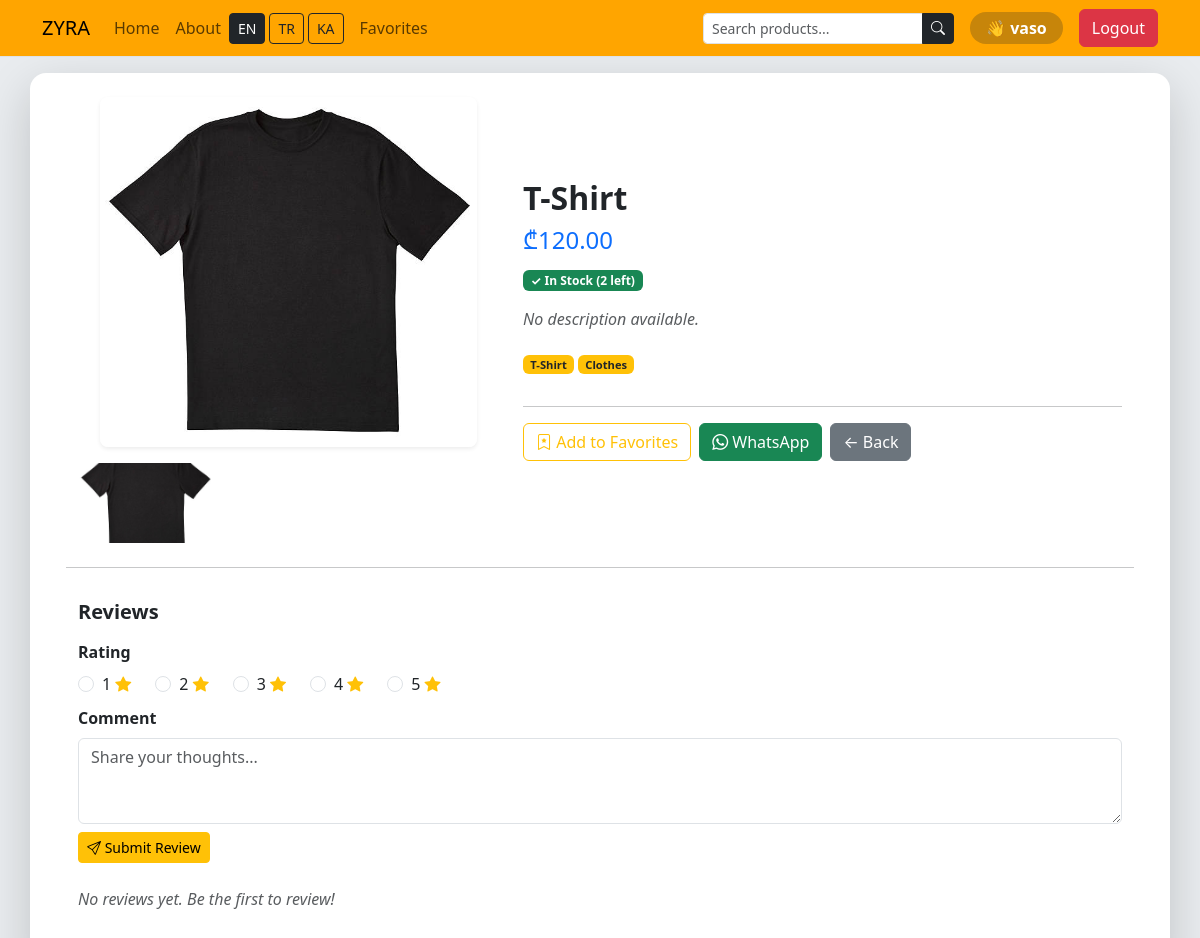
Page /view_product/7 (signed in) on the committed database.
### src/models/user.py (models this page shows, shortened)
class User(BaseModel, UserMixin):
    __tablename__ = 'users'
    id = db.Column(db.Integer, primary_key=True)
    username = db.Column(db.String(64), unique=True, nullable = False)
    role = db.Column(db.String(24))
    _password = db.Column(db.String, nullable = False)
    products = db.relationship("Product", back_populates="users", secondary = "favorites")
    @property
    def password(self):
        return self._password

### src/models/product.py (models this page shows, shortened)
class Product(BaseModel):
    __tablename__ = 'products'
    id = db.Column(db.Integer, primary_key=True)
    name = db.Column(db.String)
    price = db.Column(db.Float)
    img = db.Column(db.String)
    description = db.Column(db.Text, nullable=True)
    stock = db.Column(db.Integer, default=0)
    category = db.relationship('Category', secondary='product_categories', back_populates='products')
    users = db.relationship("User", back_populates="products", secondary="favorites")
    images = db.relationship('Image', back_populates='product', cascade='all, delete-orphan')

### src/models/image.py (models this page shows)
class Image(BaseModel):
    __tablename__ = 'images'
    id = db.Column(db.Integer, primary_key=True)
    product_id = db.Column(db.Integer, db.ForeignKey('products.id', name='fk_productimage_product', ondelete='CASCADE'), nullable=False)
    img = db.Column(db.String, nullable=False)
    product = db.relationship('Product', back_populates='images')

### src/models/category.py (models this page shows, shortened)
class Category(BaseModel):
    __tablename__ = 'categories'
    id = db.Column(db.Integer, primary_key=True)
    name = db.Column(db.String, nullable=False, unique=True)
    name_tr = db.Column(db.String, nullable=True)
    name_ka = db.Column(db.String, nullable=True)
    products = db.relationship('Product', secondary='product_categories', back_populates='category')

### src/views/product/routes.py (the view)
@product_blueprint.route('/view_product/<int:product_id>', methods=['GET'])
@login_required
def view_product(product_id):
    product = Product.query.get_or_404(product_id)
    is_favorited = False
    if current_user.is_authenticated:
        is_favorited = Favorite.query.filter_by(
            user_id=current_user.id,
            product_id=product_id
        ).first() is not None
    reviews = Review.query.filter_by(product_id=product_id).order_by(Review.created_at.desc()).all()
    user_reviewed = False
    if current_user.is_authenticated:
        user_reviewed = Review.query.filter_by(
            user_id=current_user.id,
            product_id=product_id
        ).first() is not None
    avg_rating = 0
    if reviews:
        avg_rating = round(sum(r.rating for r in reviews) / len(reviews), 1)
    return render_template(
        "product/view_product.html",
        product=product,
        is_favorited=is_favorited,
        reviews=reviews,
        user_reviewed=user_reviewed,
        avg_rating=avg_rating
    )

### src/__init__.py (called while the page is built)
def get_locale():
    return session.get('lang', 'en')

def register_extensions(app):
    babel.init_app(app, locale_selector=get_locale)
    db.init_app(app)
    migrate.init_app(app, db)
    login_manager.init_app(app)
    login_manager.login_view = 'auth.login'
    @login_manager.user_loader
    def load_user(id):
        return User.query.get(id)
    admin.init_app(app)
    admin.add_view(ProductView(Product, db.session))
    admin.add_view(SecureModelView(User, db.session))
    admin.add_view(CategoryView(Category, db.session))
    csrf.init_app(app)

### src/templates/product/view_product.html (shortened to what this page needs)
{% extends "layouts/base.html" %}
{% block content %}
    <div class="container-md bg-white py-4 px-5 shadow-lg rounded-4 mt-3">
        <div class="row g-4">
            <div class="col-md-5 text-center">
                {% if product.img %}
                    <img id="mainImage" src="/static/upload/{{ product.img }}"
                         class="img-fluid rounded-3 shadow-sm"
                         style="max-height: 350px; object-fit: contain;"
                         alt="{{ product.name }}">
                {% else %}
                    <div class="d-flex align-items-center justify-content-center bg-light rounded-3"
                         style="height: 350px;">
                        <i class="bi bi-image text-muted" style="font-size: 5rem;"></i>
                    </div>
                {% endif %}
                {% if product.images %}
                    <div class="row g-2 mt-2">
                        {% for image in product.images %}
                            <div class="col-4">
                                <img src="/static/upload/{{ image.img }}"
                                     class="img-fluid rounded-3"
                                     style="height: 80px; width: 100%; object-fit: cover; cursor: pointer;"
                                     onclick="document.getElementById('mainImage').src=this.src"
                                     alt="{{ _('Product image') }}">
                            </div>
                        {% endfor %}
                    </div>
                {% endif %}
            </div>
            <div class="col-md-7 d-flex flex-column justify-content-center">
                <h2 class="fw-bold mb-2">{{ product.name }}</h2>
                <h4 class="text-primary mb-3">₾{{ "%.2f"|format(product.price) }}</h4>
                {% if product.stock is not none %}
                    {% if product.stock > 0 %}
                        <span class="badge bg-success mb-3" style="width: fit-content;">
                            ✓ {{ _('In Stock') }} ({{ product.stock }} {{ _('left') }})
                        </span>
                    {% else %}
                        <span class="badge bg-danger mb-3" style="width: fit-content;">
                            ✗ {{ _('Out of Stock') }}
                        </span>
                    {% endif %}
                {% endif %}
                {% if product.description %}
                    <p class="text-muted mb-4">{{ product.description }}</p>
                {% else %}
                    <p class="text-muted fst-italic mb-4">{{ _('No description available.') }}</p>
                {% endif %}
                {% set lang = session.get('lang', 'en') %}
                <div class="d-flex flex-wrap gap-1 mb-3">
                    {% for category in product.category %}
                        <span class="badge bg-warning text-dark" style="font-size: 0.7rem;">
            {% if lang == 'tr' and category.name_tr %}
                {{ category.name_tr }}
            {% elif lang == 'ka' and category.name_ka %}
                {{ category.name_ka }}
            {% else %}
                {{ category.name }}
            {% endif %}
        </span>
                    {% endfor %}
                </div>
                <hr>
                <div class="d-flex gap-2 flex-wrap">
                    {% if current_user.is_authenticated and current_user.role != 'admin' %}
                        {% if is_favorited %}
                            <a href="/remove_favorite/{{ product.id }}"
                               class="btn btn-outline-danger">
                                <i class="bi bi-bookmark-x-fill"></i> {{ _('Remove from Favorites') }}
                            </a>
                        {% else %}
                            <a href="/add_favorite/{{ product.id }}"
                               class="btn btn-outline-warning">
                                <i class="bi bi-bookmark-star"></i> {{ _('Add to Favorites') }}
                            </a>
                        {% endif %}
                        <a href="https://wa.me/995555261533?text=Salam%2C%20%22{{ product.name | urlencode }}%22%20%C3%BCr%C3%BCn%C3%BCyle%20ilgileniyorum%20(%24{{ '%.2f' | format(product.price) }}).%20Bilgi%20alabilir%20miyim%3F"
                           class="btn btn-success" target="_blank">
                            <i class="bi bi-whatsapp"></i> WhatsApp
                        </a>
                    {% endif %}
                    <a href="{{ url_for('main.index') }}" class="btn btn-secondary">
                        ← {{ _('Back') }}
                    </a>
                </div>
            </div>
            <hr class="mt-4">
            <div class="mt-3 mb-4">
                <h5 class="fw-bold mb-3">{{ _('Reviews') }}</h5>
                {% if current_user.is_authenticated and current_user.role != 'admin' %}
                    {% if not user_reviewed %}
                        <form method="POST" action="/add_review/{{ product.id }}" class="mb-4">
                            <div class="mb-2">
                                <label class="form-label fw-semibold">{{ _('Rating') }}</label>
                                <div class="d-flex gap-2">
                                    {% for i in range(1, 6) %}
                                        <div class="form-check form-check-inline">
                                            <input class="form-check-input" type="radio"
                                                   name="rating" id="star{{ i }}" value="{{ i }}" required>
                                            <label class="form-check-label" for="star{{ i }}">
                                                {{ i }} <i class="bi bi-star-fill text-warning"></i>
                                            </label>
                                        </div>
                                    {% endfor %}
                                </div>
                            </div>
                            <div class="mb-2">
                                <label class="form-label fw-semibold">{{ _('Comment') }}</label>
                                <textarea name="comment" class="form-control" rows="3"
                                          placeholder="{{ _('Share your thoughts...') }}"></textarea>
                            </div>
                            <button type="submit" class="btn btn-warning btn-sm">
                                <i class="bi bi-send"></i> {{ _('Submit Review') }}
                            </button>
                        </form>
                    {% else %}
                        <p class="text-muted fst-italic mb-4">{{ _('You have already reviewed this product.') }}</p>
                    {% endif %}
                {% endif %}
                {% if reviews %}
                    {% for review in reviews %}
                        <div class="border rounded-3 p-3 mb-2 bg-light">
                            <div class="d-flex justify-content-between align-items-start">
                                <div>
                                    <span class="fw-semibold">{{ review.user.username }}</span>
                                    <span class="ms-2">
                                        {% for i in range(1, 6) %}
                                            {% if i <= review.rating %}
                                                <i class="bi bi-star-fill text-warning"></i>
                                            {% else %}
                                                <i class="bi bi-star text-warning"></i>
                                            {% endif %}
                                        {% endfor %}
                                    </span>
                                    <span class="text-muted small ms-2">
                                        {{ review.created_at.strftime('%d %b %Y') }}
                                    </span>
                                </div>
                                {% if current_user.is_authenticated %}
                                    {% if review.user_id == current_user.id or current_user.role == 'admin' %}
                                        <a href="/delete_review/{{ review.id }}"
                                           class="btn btn-outline-danger btn-sm">
                                            <i class="bi bi-trash"></i>
                                        </a>
                                    {% endif %}
                                {% endif %}
                            </div>
                            {% if review.comment %}
                                <p class="mt-2 mb-0 text-muted">{{ review.comment }}</p>
                            {% endif %}
                        </div>
                    {% endfor %}
                {% else %}
                    <p class="text-muted fst-italic">{{ _('No reviews yet. Be the first to review!') }}</p>
                {% endif %}
            </div>
        </div>
    </div>
{% endblock %}

### src/templates/layouts/navbar.html (shortened to what this page needs)
{% from "macros.html" import create_navlink %}
<nav class="navbar navbar-expand-lg border-bottom border-body data-bs-theme=dark" style="background-color: orange">
    <div class="container-md">
        <a class="navbar-brand" href="{{ url_for('main.index') }}">ZYRA</a>
        <div class="collapse navbar-collapse" id="navbarSupportedContent">
            <ul class="navbar-nav me-auto mb-2 mb-lg-0">
                {{ create_navlink('main.index', _('Home')) }}
                {{ create_navlink('main.about', _('About')) }}
                <div class="d-flex align-items-center gap-1 me-2">
                    <a href="/set_language/en"
                       class="btn btn-sm {{ 'btn-dark' if session.get('lang', 'en') == 'en' else 'btn-outline-dark' }}">
                        EN
                    </a>
                    <a href="/set_language/tr"
                       class="btn btn-sm {{ 'btn-dark' if session.get('lang') == 'tr' else 'btn-outline-dark' }}">
                        TR
                    </a>
                    <a href="/set_language/ka"
                       class="btn btn-sm {{ 'btn-dark' if session.get('lang') == 'ka' else 'btn-outline-dark' }}">
                        KA
                    </a>
                </div>
                {% if current_user.is_authenticated %}
                    {% if current_user.role == 'admin' %}
                        {{ create_navlink('main.dashboard', _('Dashboard')) }}
                         <li class="nav-item">
                             <a class="nav-link btn btn-warning btn-sm text-dark fw-semibold ms-2 px-3"
                                 href="{{ url_for('products.create_product') }}">
                                   + {{ _('Add Product') }}
                             </a>
                         </li>
                    {% else %}
                    {{ create_navlink('main.favorites', _('Favorites')) }}
                    {% endif %}
                {% endif %}
            </ul>
            <form class="d-flex me-3" method="GET" action="{{ url_for('main.index') }}">
                <div class="input-group">
                    <input type="text"
                           name="q"
                           class="form-control form-control-sm"
                           placeholder="{{ _('Search products...') }}"
                           value="{{ request.args.get('q', '') }}">
                    <button class="btn btn-dark btn-sm" type="submit">
                        <i class="bi bi-search"></i>
                    </button>
                </div>
            </form>
            <div class="d-flex align-items-center gap-3" role="search">
                {% if current_user.is_authenticated %}
                <span class="fw-semibold text-white bg-dark bg-opacity-25 px-3 py-1 rounded-pill">
                        👋 {{ current_user.username }}
                    </span>
                <a class="btn btn-danger" href="/logout">{{ _('Logout') }}</a>
                {% else %}
                <a class="btn btn-success" href="/login">{{ _('Login') }}</a>
                <a class="btn btn-outline-light" href="/register">{{ _('Register') }}</a>
                {% endif %}
            </div>
        </div>
    </div>
</nav>

### rows in the picture
User: username "vaso"
Product: img (picture), name "T-Shirt", price "120.00", stock "2"
Image: img (picture)
Category: name "T-Shirt"
Category: name "Clothes"

### other values in the picture
{{ display_name }} "Home About Favorites"
{{ i }} "1" "2" "3" "4" "5"
